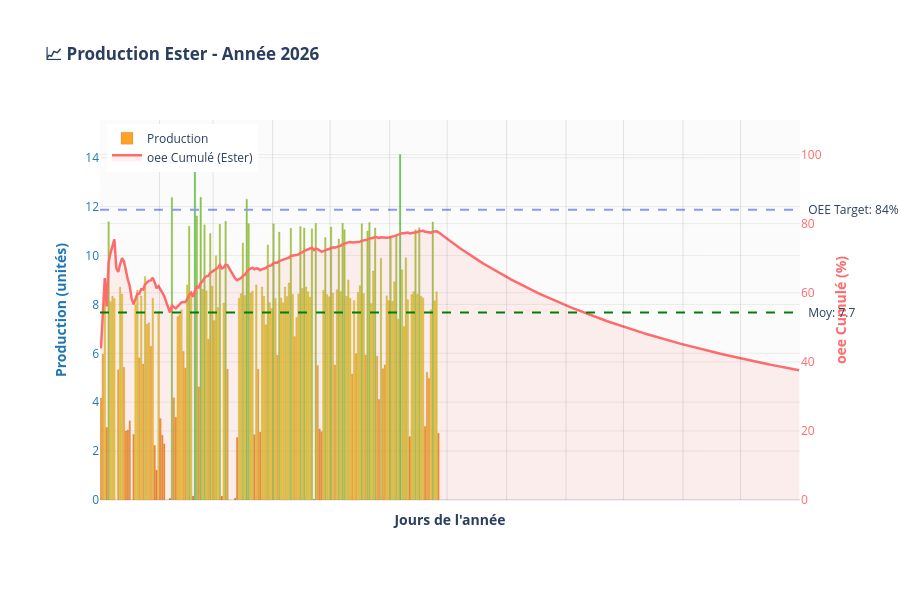

Notebook source saved alongside this figure:
### Code cell
dashboard.plot_histogramme_annee_complet(annea=2026, nom_produit='Ester', std=2)

### Figure 1 — Plotly figure (JSON) as saved in the notebook; plotly's stock layout.template omitted (floating-point values rounded to 4 significant figures; data arrays with more than 128 entries replaced by an {"elided": "..."} marker saying what was removed)
{"data": [{"hovertemplate": "<b>%{x}</b><br>Prod: %{y:.1f}<extra></extra>", "marker": {"color": {"elided": "365 str values"}, "line": {"color": "rgba(0,0,0,0.2)", "width": 0.5}}, "name": "Production", "showlegend": true, "type": "bar", "x": {"elided": "365 str values"}, "y": {"elided": "365 float values"}, "yaxis": "y"}, {"fill": "tozeroy", "fillcolor": "rgba(255, 107, 107, 0.1)", "hovertemplate": "<b>%{x}</b><br>oee Cumul: %{y:.1f}%<extra></extra>", "line": {"color": "#FF6B6B", "width": 2.5}, "mode": "lines", "name": "oee Cumulé (Ester)", "type": "scatter", "x": {"elided": "365 str values"}, "y": {"elided": "365 float values"}, "yaxis": "y2"}], "layout": {"annotations": [{"showarrow": false, "text": "  Moy: 7.7", "x": 1, "xanchor": "left", "xref": "x domain", "y": 7.664, "yanchor": "middle", "yref": "y"}, {"showarrow": false, "text": "  OEE Target: 84%", "x": 1, "xanchor": "left", "xref": "x domain", "y": 84, "yanchor": "middle", "yref": "y2"}], "height": 600, "hovermode": "x unified", "legend": {"x": 0.01, "y": 0.99}, "margin": {"b": 100, "l": 100, "r": 100, "t": 120}, "plot_bgcolor": "rgba(240, 240, 240, 0.3)", "shapes": [{"line": {"color": "green", "dash": "dash", "width": 2}, "type": "line", "x0": 0, "x1": 1, "xref": "x domain", "y0": 7.664, "y1": 7.664, "yref": "y"}, {"line": {"color": "#8f97F3", "dash": "dash", "width": 2}, "type": "line", "x0": 0, "x1": 1, "xref": "x domain", "y0": 84, "y1": 84, "yref": "y2"}, {"line": {"color": "rgba(0,0,0,0.1)", "dash": "solid", "width": 1}, "type": "line", "x0": 30.5, "x1": 30.5, "xref": "x", "y0": 0, "y1": 1, "yref": "y domain"}, {"line": {"color": "rgba(0,0,0,0.1)", "dash": "solid", "width": 1}, "type": "line", "x0": 58.5, "x1": 58.5, "xref": "x", "y0": 0, "y1": 1, "yref": "y domain"}, {"line": {"color": "rgba(0,0,0,0.1)", "dash": "solid", "width": 1}, "type": "line", "x0": 89.5, "x1": 89.5, "xref": "x", "y0": 0, "y1": 1, "yref": "y domain"}, {"line": {"color": "rgba(0,0,0,0.1)", "dash": "solid", "width": 1}, "type": "line", "x0": 119.5, "x1": 119.5, "xref": "x", "y0": 0, "y1": 1, "yref": "y domain"}, {"line": {"color": "rgba(0,0,0,0.1)", "dash": "solid", "width": 1}, "type": "line", "x0": 150.5, "x1": 150.5, "xref": "x", "y0": 0, "y1": 1, "yref": "y domain"}, {"line": {"color": "rgba(0,0,0,0.1)", "dash": "solid", "width": 1}, "type": "line", "x0": 180.5, "x1": 180.5, "xref": "x", "y0": 0, "y1": 1, "yref": "y domain"}, {"line": {"color": "rgba(0,0,0,0.1)", "dash": "solid", "width": 1}, "type": "line", "x0": 211.5, "x1": 211.5, "xref": "x", "y0": 0, "y1": 1, "yref": "y domain"}, {"line": {"color": "rgba(0,0,0,0.1)", "dash": "solid", "width": 1}, "type": "line", "x0": 242.5, "x1": 242.5, "xref": "x", "y0": 0, "y1": 1, "yref": "y domain"}, {"line": {"color": "rgba(0,0,0,0.1)", "dash": "solid", "width": 1}, "type": "line", "x0": 272.5, "x1": 272.5, "xref": "x", "y0": 0, "y1": 1, "yref": "y domain"}, {"line": {"color": "rgba(0,0,0,0.1)", "dash": "solid", "width": 1}, "type": "line", "x0": 303.5, "x1": 303.5, "xref": "x", "y0": 0, "y1": 1, "yref": "y domain"}, {"line": {"color": "rgba(0,0,0,0.1)", "dash": "solid", "width": 1}, "type": "line", "x0": 333.5, "x1": 333.5, "xref": "x", "y0": 0, "y1": 1, "yref": "y domain"}], "title": {"text": "<b>📈 Production Ester - Année 2026</b>"}, "xaxis": {"showgrid": false, "showticklabels": false, "title": {"text": "<b>Jours de l'année</b>"}}, "yaxis": {"gridcolor": "rgba(200, 200, 200, 0.3)", "gridwidth": 1, "range": [0, 15.54], "showgrid": true, "side": "left", "tickfont": {"color": "#1f77b4"}, "title": {"font": {"color": "#1f77b4"}, "text": "<b>Production (unités)</b>"}}, "yaxis2": {"gridcolor": "rgba(200, 200, 200, 0.3)", "gridwidth": 1, "overlaying": "y", "range": [0, 110], "showgrid": true, "side": "right", "tickfont": {"color": "#FF6B6B"}, "title": {"font": {"color": "#FF6B6B"}, "text": "<b>oee Cumulé (%)</b>"}}}}
